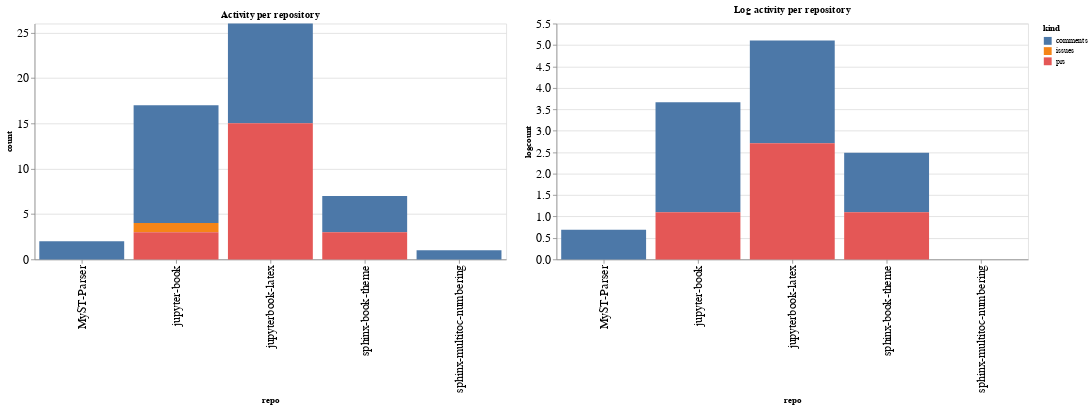

Notebook source saved alongside this figure:
### Code cell
ch1 = alt.Chart(repo_summaries, width=600, title="Activity per repository").mark_bar().encode(
    x='repo',
    y='count',
    color='kind',
    tooltip="kind"
)

ch2 = alt.Chart(repo_summaries, width=600, title="Log activity per repository").mark_bar().encode(
    x='repo',
    y='logcount',
    color='kind',
    tooltip="kind"
)

ch1 | ch2

### Figure 1 — Vega-Lite specification as saved in the notebook (floating-point values rounded to 4 significant figures)
{"config": {"axisLeft": {"labelFontSize": 15}, "axisBottom": {"labelFontSize": 15}}, "hconcat": [{"mark": "bar", "encoding": {"color": {"type": "nominal", "field": "kind"}, "tooltip": {"type": "nominal", "field": "kind"}, "x": {"type": "nominal", "field": "repo"}, "y": {"type": "quantitative", "field": "count"}}, "title": "Activity per repository", "width": 600}, {"mark": "bar", "encoding": {"color": {"type": "nominal", "field": "kind"}, "tooltip": {"type": "nominal", "field": "kind"}, "x": {"type": "nominal", "field": "repo"}, "y": {"type": "quantitative", "field": "logcount"}}, "title": "Log activity per repository", "width": 600}], "data": {"name": "data-7a435478b570c2e56a0e2494d888f10a"}, "$schema": "https://vega.github.io/schema/vega-lite/v4.8.1.json", "datasets": {"data-7a435478b570c2e56a0e2494d888f10a": [{"repo": "MyST-Parser", "kind": "comments", "count": 2, "logcount": 0.6931}, {"repo": "jupyter-book", "kind": "comments", "count": 13, "logcount": 2.565}, {"repo": "jupyter-book", "kind": "issues", "count": 1, "logcount": 0.0}, {"repo": "jupyter-book", "kind": "prs", "count": 3, "logcount": 1.099}, {"repo": "jupyterbook-latex", "kind": "comments", "count": 11, "logcount": 2.398}, {"repo": "jupyterbook-latex", "kind": "prs", "count": 15, "logcount": 2.708}, {"repo": "sphinx-book-theme", "kind": "comments", "count": 4, "logcount": 1.386}, {"repo": "sphinx-book-theme", "kind": "prs", "count": 3, "logcount": 1.099}, {"repo": "sphinx-multitoc-numbering", "kind": "comments", "count": 1, "logcount": 0.0}]}}
